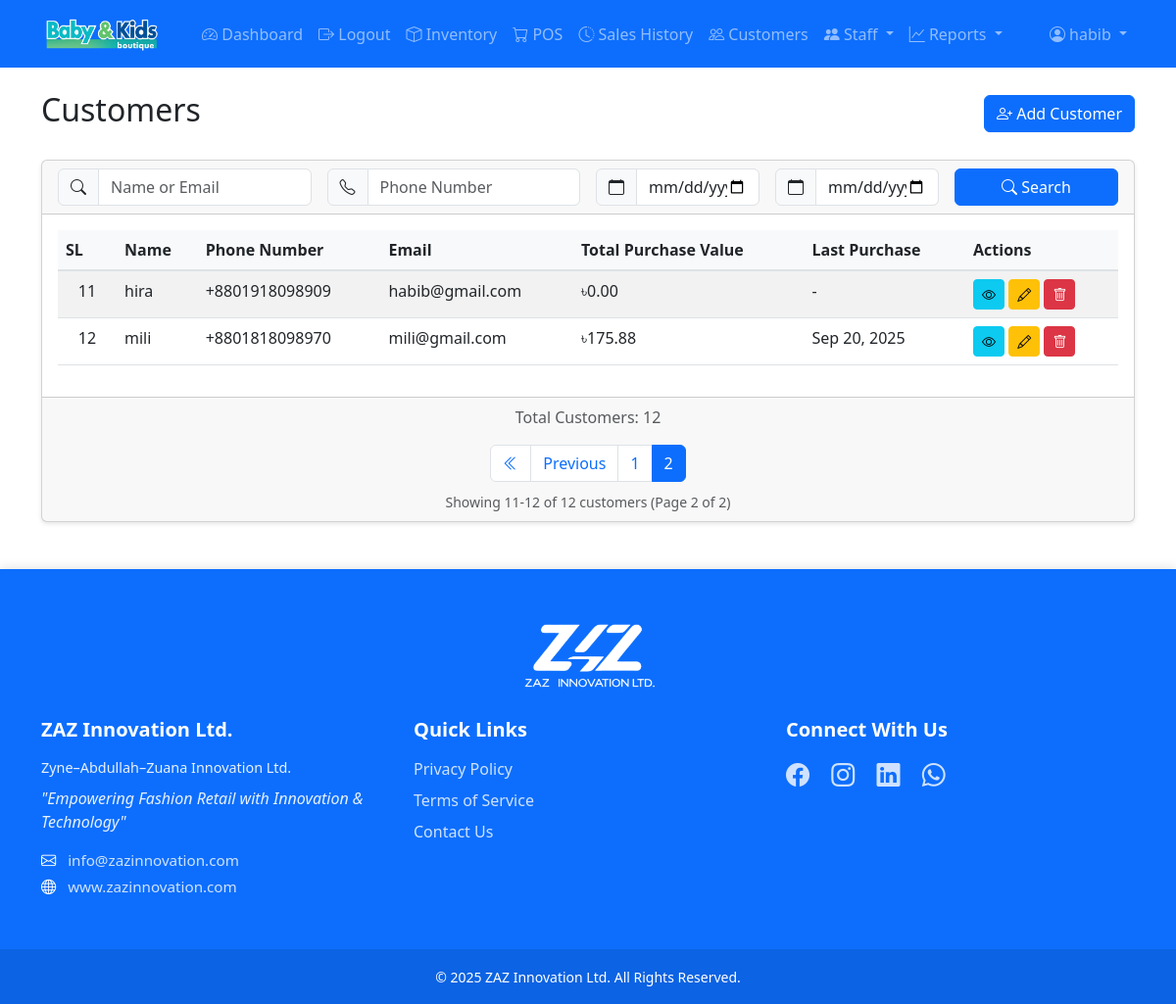
The app's page /accounts/customers/?page=2 (signed in), older data.
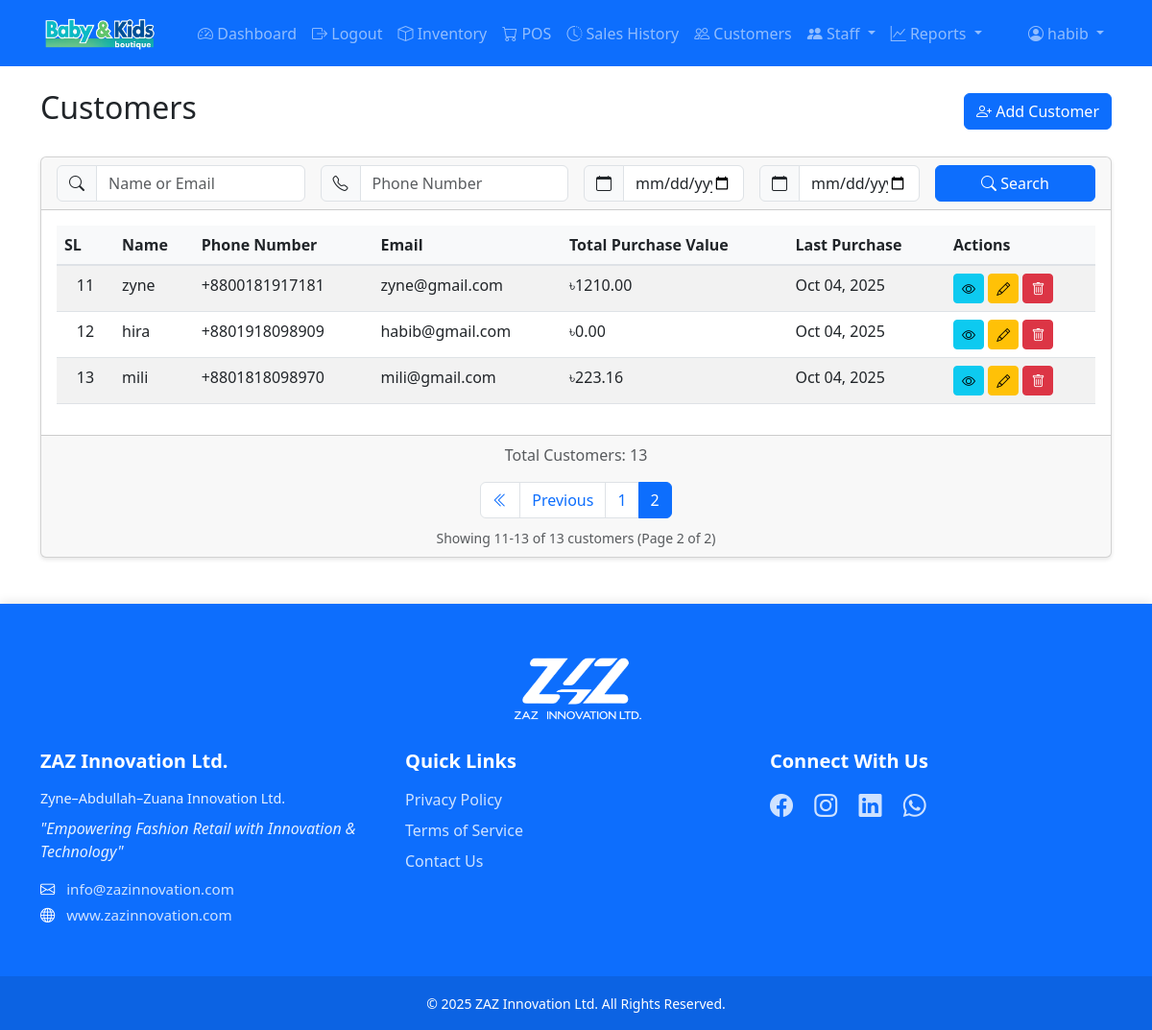
The same page, newer data.
### accounts/models.py (models this page shows, shortened)
class Customer(models.Model):
    name = models.CharField(max_length=100)
    email = models.EmailField(blank=True, null=True)
    phone_number = models.CharField(max_length=14, blank=True, null=True,
                                  help_text="")
    total_purchase_value = models.DecimalField(
        max_digits=12,
        decimal_places=2,
        default=0,
        validators=[MinValueValidator(0)]
    )
    created_at = models.DateTimeField(auto_now_add=True)
    updated_at = models.DateTimeField(auto_now=True)

### sales/models.py (models this page shows, shortened)
class Order(models.Model):
    ORDER_STATUS_CHOICES = [
        ('pending', 'Pending'),
        ('completed', 'Completed'),
        ('cancelled', 'Cancelled'),
    ]
    customer = models.ForeignKey('accounts.Customer', null=True, on_delete=models.PROTECT)
    salesperson = models.ForeignKey(User, on_delete=models.PROTECT)
    shop_assistant = models.ForeignKey(
        'accounts.ShopAssistant',
        null=True,
        blank=True,
        on_delete=models.SET_NULL,
        help_text="Shop assistant who helped with this sale"
    )
    order_date = models.DateTimeField(auto_now_add=True)
    subtotal = models.DecimalField(max_digits=10, decimal_places=2, validators=[MinValueValidator(0)], default=0)
    tax = models.DecimalField(max_digits=10, decimal_places=2, validators=[MinValueValidator(0)], default=0)
    total = models.DecimalField(max_digits=10, decimal_places=2, validators=[MinValueValidator(0)], default=0)
    status = models.CharField(max_length=20, choices=ORDER_STATUS_CHOICES, default='pending')

### accounts/views.py (the view)
# urls.py: path('customers/', views.CustomerListView.as_view(), name='customer-list'),
class CustomerListView(LoginRequiredMixin, ListView):
    model = Customer
    template_name = 'accounts/customer_list.html'
    context_object_name = 'customers'
    paginate_by = 10
    def get_queryset(self):
        queryset = super().get_queryset().select_related()
        search_query = self.request.GET.get('search', '').strip()
        phone_query = self.request.GET.get('phone', '').strip()
        date_from = self.request.GET.get('date_from', '').strip()
        date_to = self.request.GET.get('date_to', '').strip()
        if search_query:
            queryset = queryset.filter(
                Q(name__icontains=search_query) |
                Q(email__icontains=search_query)
            )
        if phone_query:
            phone_cleaned = ''.join(filter(str.isdigit, phone_query))
            queryset = queryset.filter(phone_number__icontains=phone_cleaned)
        try:
            orders_query = Q()
            if date_from:
                date_from = datetime.strptime(date_from, '%Y-%m-%d')
                orders_query &= Q(order__order_date__gte=date_from)
            if date_to:
                date_to = datetime.strptime(date_to + ' 23:59:59', '%Y-%m-%d %H:%M:%S')
                orders_query &= Q(order__order_date__lte=date_to)
            if date_from or date_to:
                queryset = queryset.filter(orders_query).distinct()
        except ValueError:
            pass
        return queryset.order_by('-updated_at')

### templates/accounts/customer_list.html (shortened to what the changed rows need)
{% extends 'base.html' %}
{% block content %}
<div class="d-flex justify-content-between align-items-center mb-4">
    <h2>Customers</h2>
</div>
<div class="card">
    <div class="card-body">
        <div class="table-responsive">
            <table class="table table-striped">
                <thead>
                    <tr>
                        <th style="width: 60px;">SL</th>
                        <th>Name</th>
                        <th>Phone Number</th>
                        <th>Email</th>
                        <th>Total Purchase Value</th>
                        <th>Last Purchase</th>
                        <th>Actions</th>
                    </tr>
                </thead>
                <tbody>
                    {% for customer in customers %}
                    <tr>
                        <td class="text-center">{{ page_obj.start_index|add:forloop.counter0 }}</td>
                        <td>{{ customer.name }}</td>
                        <td>{{ customer.phone_number|default:"-" }}</td>
                        <td>{{ customer.email|default:"-" }}</td>
                        <td>৳{{ customer.total_purchase_value|floatformat:2 }}</td>
                        <td>
                            {% with last_order=customer.order_set.last %}
                                {% if last_order %}
                                    {{ last_order.order_date|date:"M d, Y" }}
                                {% else %}
                                    -
                                {% endif %}
                            {% endwith %}
                        </td>
                        <td>
                            <a href="{% url 'accounts:customer-detail' customer.pk %}" class="btn btn-sm btn-info">
                                <i class="bi bi-eye"></i>
                            </a>
                            <a href="{% url 'accounts:customer-edit' customer.pk %}" class="btn btn-sm btn-warning">
                                <i class="bi bi-pencil"></i>
                            </a>
                            <button type="button" class="btn btn-sm btn-danger"
                                    onclick="confirmDelete('{{ customer.pk }}')">
                                <i class="bi bi-trash"></i>
                            </button>
                        </td>
                    </tr>
                    {% empty %}
                    <tr>
                        <td colspan="6" class="text-center">No customers found.</td>
                    </tr>
                    {% endfor %}
                </tbody>
            </table>
        </div>
    </div>
    {% if is_paginated %}
    <div class="card-footer">
        <div class="text-center text-muted mb-3">
            Total Customers: {{ page_obj.paginator.count }}
        </div>
        <nav>
            <ul class="pagination justify-content-center mb-2">
                {% if page_obj.has_previous %}
                <li class="page-item">
                    <a class="page-link" href="?page=1">
                        <i class="bi bi-chevron-double-left"></i>
                    </a>
                </li>
                <li class="page-item">
                    <a class="page-link" href="?page={{ page_obj.previous_page_number }}">
                        Previous
                    </a>
                </li>
                {% endif %}
                {% for num in page_obj.paginator.page_range %}
                    {% if page_obj.number == num %}
                    <li class="page-item active">
                        <span class="page-link">{{ num }}</span>
                    </li>
                    {% elif num > page_obj.number|add:'-3' and num < page_obj.number|add:'3' %}
                    <li class="page-item">
                        <a class="page-link" href="?page={{ num }}{% if request.GET.search %}&search={{ request.GET.search }}{% endif %}">
                            {{ num }}
                        </a>
                    </li>
                    {% endif %}
                {% endfor %}
            </ul>
        </nav>
        <div class="text-center text-muted mt-2">
            <small>
                Showing {{ page_obj.start_index }}-{{ page_obj.end_index }} of {{ page_obj.paginator.count }} customers
                (Page {{ page_obj.number }} of {{ page_obj.paginator.num_pages }})
            </small>
        </div>
    </div>
    {% endif %}
</div>
{% endblock %}

Row changes from the older to the newer data that the page shows:
now on this page (row edited): Customer: start_index|add "11", name "zyne", phone_number "+8800181917181", email "zyne@gmail.com", total_purchase_value "1210.00", order_set.last.order_date "Oct 04, 2025"
shown differently, row unchanged: Customer "hira": start_index|add "11" → "12"; order_set.last.order_date (not shown) → "Oct 04, 2025"; no longer shows "-"
changed Customer "mili": start_index|add "12" → "13"; total_purchase_value "175.88" → "223.16"; order_set.last.order_date "Sep 20, 2025" → "Oct 04, 2025"
Text that changed along with them:
{{ page_obj.paginator.count }}: "12" → "13"
{{ page_obj.end_index }}: "12" → "13"
